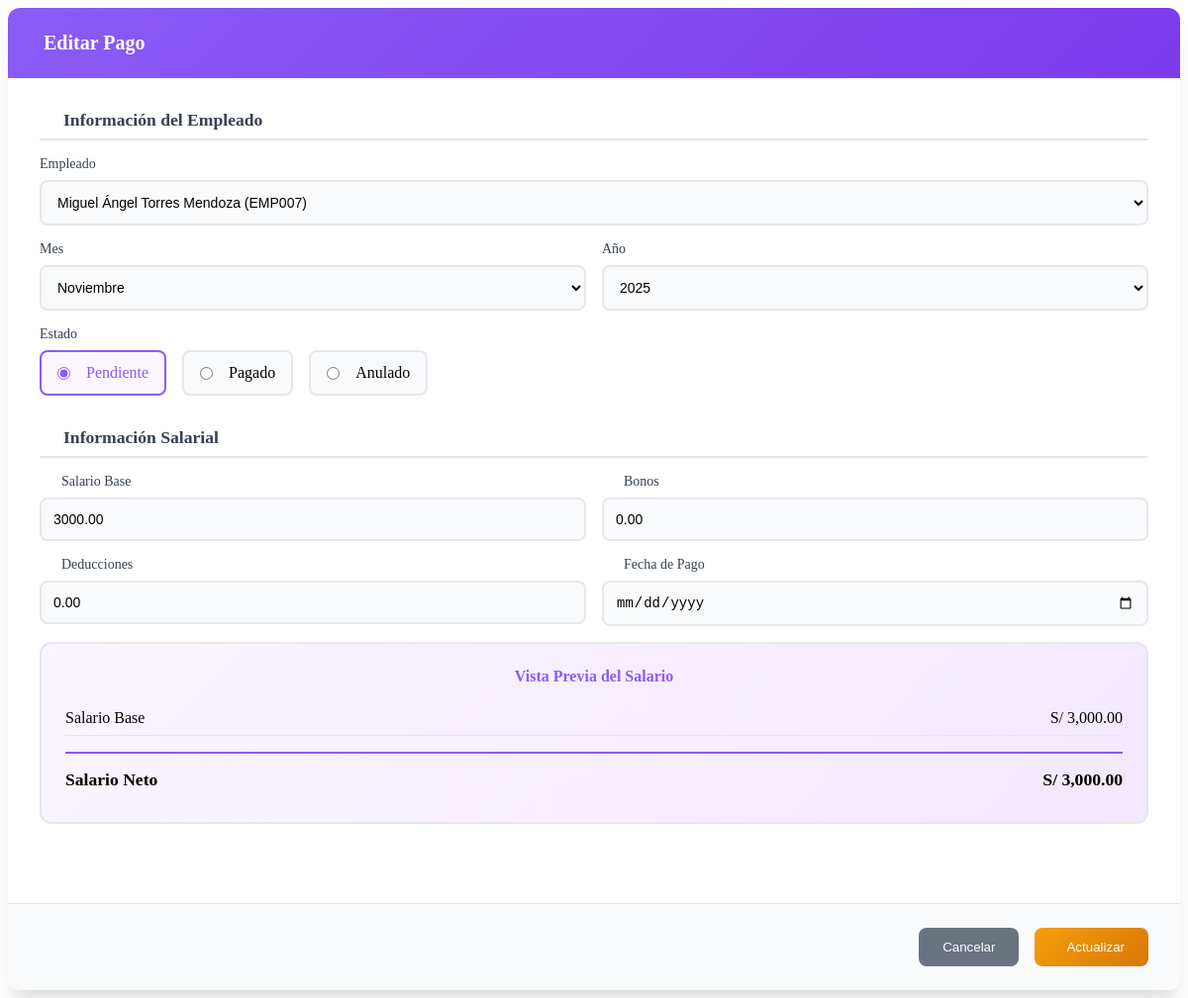
/app/views/pagos/edit_modal.php?id=3 (signed in), run on the app's committed database.
### tables this page shows
CREATE TABLE `pagos` (
  `id` int NOT NULL,
  `personal_id` int NOT NULL,
  `period_month` int NOT NULL,
  `period_year` int NOT NULL,
  `base_salary` decimal(10,2) NOT NULL,
  `bonuses` decimal(10,2) DEFAULT '0.00',
  `deductions` decimal(10,2) DEFAULT '0.00',
  `net_salary` decimal(10,2) NOT NULL,
  `payment_date` date DEFAULT NULL,
  `status` enum('PENDIENTE','PAGADO','ANULADO') DEFAULT 'PENDIENTE',
  `created_at` timestamp NULL DEFAULT CURRENT_TIMESTAMP,
  `is_deleted` tinyint(1) NOT NULL DEFAULT '0'
);

CREATE TABLE `personal` (
  `id` int NOT NULL,
  `user_id` int DEFAULT NULL,
  `employee_code` varchar(20) NOT NULL,
  `first_name` varchar(100) NOT NULL,
  `last_name` varchar(100) NOT NULL,
  `dni` varchar(20) DEFAULT NULL,
  `birth_date` date DEFAULT NULL,
  `hire_date` date NOT NULL,
  `position` varchar(100) DEFAULT NULL,
  `department` varchar(100) DEFAULT NULL,
  `salary` decimal(10,2) DEFAULT NULL,
  `status` enum('ACTIVO','INACTIVO','VACACIONES','LICENCIA') DEFAULT 'ACTIVO',
  `phone` varchar(20) DEFAULT NULL,
  `address` text,
  `emergency_contact` varchar(100) DEFAULT NULL,
  `emergency_phone` varchar(20) DEFAULT NULL,
  `created_at` timestamp NULL DEFAULT CURRENT_TIMESTAMP,
  `is_deleted` tinyint(1) NOT NULL DEFAULT '0'
);

### app/controllers/PagoController.php (called while the page is built, shortened)
<?php
class PagoController {
    public function getMonths() {
        return [
            1 => 'Enero', 2 => 'Febrero', 3 => 'Marzo', 4 => 'Abril',
            5 => 'Mayo', 6 => 'Junio', 7 => 'Julio', 8 => 'Agosto',
            9 => 'Septiembre', 10 => 'Octubre', 11 => 'Noviembre', 12 => 'Diciembre'
        ];
    }
    public function getYears() {
        $currentYear = date('Y');
        $years = [];
        for ($i = $currentYear - 5; $i <= $currentYear + 1; $i++) {
            $years[] = $i;
        }
        return $years;
    }
}

### app/views/pagos/edit_modal.php (the view, shortened to what this page needs)
<?php
$id = isset($_GET['id']) ? (int)$_GET['id'] : 0;
$pago = null;
$sql = 'SELECT p.*, per.first_name, per.last_name, per.employee_code, per.salary
        FROM pagos p
        INNER JOIN personal per ON p.personal_id = per.id
        WHERE p.id = ? LIMIT 1';
if ($stmt = mysqli_prepare($GLOBALS['conn'], $sql)) {
    mysqli_stmt_bind_param($stmt, 'i', $id);
    mysqli_stmt_execute($stmt);
    $res = mysqli_stmt_get_result($stmt);
    $pago = mysqli_fetch_assoc($res);
}
$personal = [];
$sql = 'SELECT id, first_name, last_name, employee_code, salary FROM personal WHERE status = "ACTIVO" ORDER BY first_name, last_name';
$res = mysqli_query($GLOBALS['conn'], $sql);
while ($row = mysqli_fetch_assoc($res)) {
    $personal[] = $row;
}
$pagoController = new PagoController($conn);
$months = $pagoController->getMonths();
$years = $pagoController->getYears();
?>
<div class="modal-content">
  <div class="modal-header">
    <h3>Editar Pago</h3>
  </div>
  <form id="editPagoForm" class="edit-form">
    <div class="form-section">
      <h4><i class="fa fa-user"></i> Información del Empleado</h4>
      <div class="form-grid">
        <div class="form-group full-width">
          <label class="form-label">Empleado</label>
          <select name="personal_id" class="form-select" required>
            <?php foreach ($personal as $emp): ?>
              <option value="<?= (int)$emp['id'] ?>"
                      data-salary="<?= (float)$emp['salary'] ?>"
                      <?= $emp['id'] == $pago['personal_id'] ? 'selected' : '' ?>>
                <?= htmlspecialchars($emp['first_name'] . ' ' . $emp['last_name'] . ' (' . $emp['employee_code'] . ')') ?>
              </option>
            <?php endforeach; ?>
          </select>
        </div>
        <div class="form-group">
          <label class="form-label">Mes</label>
          <select name="period_month" class="form-select" required>
            <?php foreach ($months as $num => $name): ?>
              <option value="<?= $num ?>" <?= $num == $pago['period_month'] ? 'selected' : '' ?>>
                <?= htmlspecialchars($name) ?>
              </option>
            <?php endforeach; ?>
          </select>
        </div>
        <div class="form-group">
          <label class="form-label">Año</label>
          <select name="period_year" class="form-select" required>
            <?php foreach ($years as $year): ?>
              <option value="<?= $year ?>" <?= $year == $pago['period_year'] ? 'selected' : '' ?>>
                <?= $year ?>
              </option>
            <?php endforeach; ?>
          </select>
        </div>
        <div class="form-group">
          <label class="form-label">Estado</label>
          <div class="status-options">
            <label class="status-option <?= $pago['status'] == 'PENDIENTE' ? 'selected' : '' ?>">
              <input type="radio" name="status" value="PENDIENTE" <?= $pago['status'] == 'PENDIENTE' ? 'checked' : '' ?>>
              <i class="fa fa-clock"></i> Pendiente
            </label>
            <label class="status-option <?= $pago['status'] == 'PAGADO' ? 'selected' : '' ?>">
              <input type="radio" name="status" value="PAGADO" <?= $pago['status'] == 'PAGADO' ? 'checked' : '' ?>>
              <i class="fa fa-check-circle"></i> Pagado
            </label>
            <label class="status-option <?= $pago['status'] == 'ANULADO' ? 'selected' : '' ?>">
              <input type="radio" name="status" value="ANULADO" <?= $pago['status'] == 'ANULADO' ? 'checked' : '' ?>>
              <i class="fa fa-times-circle"></i> Anulado
            </label>
          </div>
        </div>
      </div>
    </div>
    <div class="form-section">
      <h4><i class="fa fa-calculator"></i> Información Salarial</h4>
      <div class="salary-inputs">
        <div class="salary-group">
          <label class="salary-label">
            <i class="fa fa-dollar-sign"></i> Salario Base
          </label>
          <input type="number" name="base_salary" class="salary-input"
                 value="<?= htmlspecialchars($pago['base_salary']) ?>"
                 step="0.01" min="0" required>
        </div>
        <div class="salary-group">
          <label class="salary-label">
            <i class="fa fa-plus-circle"></i> Bonos
          </label>
          <input type="number" name="bonuses" class="salary-input"
                 value="<?= htmlspecialchars($pago['bonuses']) ?>"
                 step="0.01" min="0">
        </div>
        <div class="salary-group">
          <label class="salary-label">
            <i class="fa fa-minus-circle"></i> Deducciones
          </label>
          <input type="number" name="deductions" class="salary-input"
                 value="<?= htmlspecialchars($pago['deductions']) ?>"
                 step="0.01" min="0">
        </div>
        <div class="salary-group">
          <label class="salary-label">
            <i class="fa fa-calendar"></i> Fecha de Pago
          </label>
          <input type="date" name="payment_date" class="salary-input"
                 value="<?= htmlspecialchars($pago['payment_date']) ?>">
        </div>
      </div>
      <div class="salary-preview">
        <h5><i class="fa fa-eye"></i> Vista Previa del Salario</h5>
        <div class="salary-breakdown">
          <div class="salary-item">
            <span>Salario Base</span>
            <span id="preview-base">S/ <?= number_format($pago['base_salary'], 2) ?></span>
          </div>
          <div class="salary-item">
            <span>Salario Neto</span>
            <span id="preview-net">S/ <?= number_format($pago['net_salary'], 2) ?></span>
          </div>
        </div>
      </div>
    </div>
  </form>
  <div class="modal-actions">
    <button type="button" class="btn-secondary" onclick="if (parent && parent.closeModal) parent.closeModal();">
      <i class="fa fa-times"></i> Cancelar
    </button>
    <button type="submit" form="editPagoForm" class="btn-primary" id="submitBtn">
      <i class="fa fa-save"></i> Actualizar
    </button>
  </div>
</div>

### app/views/pagos/edit_modal.php (style rules this page uses)
.modal-content { background: white; border-radius: 12px; overflow: hidden; box-shadow: 0 20px 25px -5px rgba(0, 0, 0, 0.1), 0 10px 10px -5px rgba(0, 0, 0, 0.04); }
.modal-header { background: linear-gradient(135deg, #8b5cf6 0%, #7c3aed 100%); color: white; padding: 1.5rem; display: flex; align-items: center; gap: 0.75rem; }
.modal-header h3 { margin: 0; font-size: 1.25rem; font-weight: 600; }
.edit-form { padding: 2rem; }
.form-section { margin-bottom: 2rem; }
.form-section h4 { margin: 0 0 1rem 0; color: #374151; font-size: 1.1rem; font-weight: 600; display: flex; align-items: center; gap: 0.5rem; padding-bottom: 0.5rem; border-bottom: 2px solid #e5e7eb; }
.form-grid { display: grid; grid-template-columns: repeat(2, 1fr); gap: 1rem; }
.form-group { display: flex; flex-direction: column; gap: 0.5rem; }
.form-group.full-width { grid-column: 1 / -1; }
.form-label { font-weight: 500; color: #374151; font-size: 0.875rem; }
.form-input, .form-select, .form-textarea { padding: 0.75rem; border: 2px solid #e5e7eb; border-radius: 8px; font-size: 0.875rem; transition: all 0.2s ease; background: #f9fafb; }
.salary-inputs { display: grid; grid-template-columns: repeat(2, 1fr); gap: 1rem; }
.salary-group { display: flex; flex-direction: column; gap: 0.5rem; }
.salary-label { font-weight: 500; color: #374151; font-size: 0.875rem; display: flex; align-items: center; gap: 0.5rem; }
.salary-input { padding: 0.75rem; border: 2px solid #e5e7eb; border-radius: 8px; font-size: 0.875rem; transition: all 0.2s ease; background: #f9fafb; }
.status-options { display: flex; gap: 1rem; flex-wrap: wrap; }
.status-option { display: flex; align-items: center; gap: 0.5rem; padding: 0.75rem 1rem; border: 2px solid #e5e7eb; border-radius: 8px; cursor: pointer; transition: all 0.2s ease; background: #f9fafb; }
.status-option input[type="radio"] { margin: 0; accent-color: #8b5cf6; }
.status-option.selected { border-color: #8b5cf6; background: #faf5ff; color: #8b5cf6; }
.salary-preview { background: linear-gradient(135deg, #faf5ff 0%, #f3e8ff 100%); padding: 1.5rem; border-radius: 12px; border: 2px solid #e5e7eb; margin-top: 1rem; }
.salary-preview h5 { margin: 0 0 1rem 0; color: #8b5cf6; font-size: 1rem; font-weight: 600; text-align: center; }
.salary-breakdown { display: flex; flex-direction: column; gap: 0.5rem; }
.salary-item { display: flex; justify-content: space-between; align-items: center; padding: 0.5rem 0; border-bottom: 1px solid #e5e7eb; }
.salary-item:last-child { border-bottom: none; border-top: 2px solid #8b5cf6; margin-top: 0.5rem; padding-top: 1rem; font-weight: 700; font-size: 1.1rem; }
.modal-actions { display: flex; gap: 1rem; justify-content: flex-end; padding: 1.5rem 2rem; background: #f9fafb; border-top: 1px solid #e5e7eb; }
.btn-secondary { background: #6b7280; color: white; border: none; padding: 0.75rem 1.5rem; border-radius: 8px; cursor: pointer; font-weight: 500; transition: all 0.2s ease; }
.btn-primary { background: linear-gradient(135deg, #f59e0b 0%, #d97706 100%); color: white; border: none; padding: 0.75rem 1.5rem; border-radius: 8px; cursor: pointer; font-weight: 500; display: flex; align-items: center; gap: 0.5rem; transition: all 0.2s ease; }

### data on the page
pagos: personal_id "Miguel Ángel Torres Mendoza (EMP007)", period_month "Noviembre", period_year "2025", status "☑ Pendiente", status "☐ Pagado", status "☐ Anulado", base_salary "3000.00", bonuses "0.00", deductions "0.00", base_salary "3,000.00", net_salary "3,000.00"
